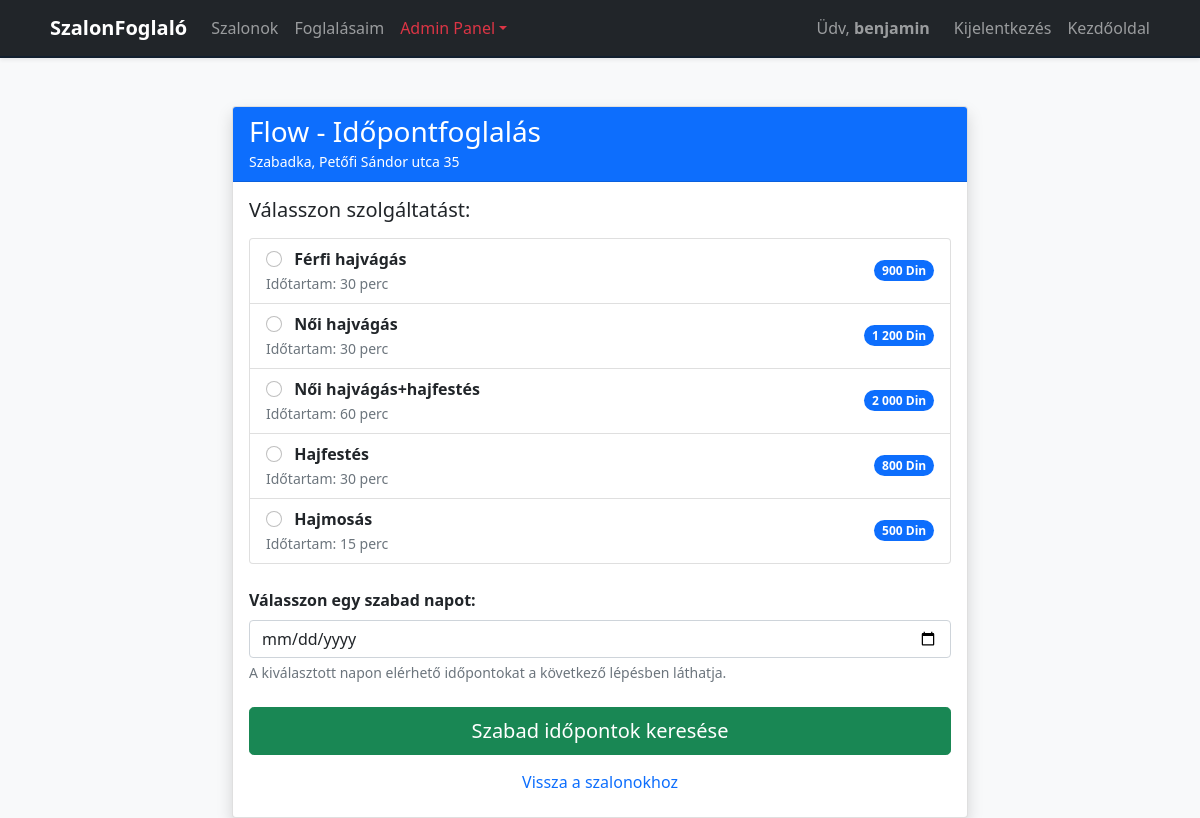
The app's page /foglalas.php?salon_id=3 (signed in) with its own data.
### tables this page shows
CREATE TABLE `salons` (
  `salon_id` int NOT NULL,
  `owner_id` int NOT NULL,
  `name` varchar(255) NOT NULL,
  `address` varchar(255) NOT NULL,
  `city` varchar(255) NOT NULL,
  `phone` varchar(100) DEFAULT NULL,
  `active` tinyint(1) DEFAULT '1',
  `image_url` varchar(255) DEFAULT 'default_salon.jpg'
);

CREATE TABLE `services` (
  `service_id` int NOT NULL,
  `salon_id` int NOT NULL,
  `name` varchar(255) NOT NULL,
  `price` int NOT NULL,
  `duration` int NOT NULL
);

### foglalas.php (the view, shortened to what this page needs)
<?php
require_once "config.php";
$salon_id = $_GET['salon_id'];
$stmt = $pdo->prepare("SELECT name, city, address FROM salons WHERE salon_id = ?");
$stmt->execute([$salon_id]);
$salon = $stmt->fetch();
$stmt = $pdo->prepare("SELECT service_id, name, price, duration FROM services WHERE salon_id = ?");
$stmt->execute([$salon_id]);
$services = $stmt->fetchAll();
?>
<!doctype html>
<html lang="hu">
<head>
    <link href="https://cdn.jsdelivr.net/npm/bootstrap@5.0.2/dist/css/bootstrap.min.css" rel="stylesheet">
    <link rel="stylesheet" href="style.css">
</head>
<body class="bg-light">
<?php include 'navbar.php'; ?>
<div class="container mt-5">
    <div class="row justify-content-center">
        <div class="col-md-8">
            <div class="card shadow">
                <div class="card-header bg-primary text-white">
                    <h3 class="mb-0 text-white"><?php echo htmlspecialchars($salon['name']); ?> - Időpontfoglalás</h3>
                    <small><?php echo htmlspecialchars($salon['city'] . ", " . $salon['address']); ?></small>
                </div>
                <div class="card-body">
                    <form action="idopont_valasztas.php" method="GET">
                        <h5 class="mb-3">Válasszon szolgáltatást:</h5>
                        <div class="list-group mb-4">
                            <?php foreach ($services as $s): ?>
                                <label class="list-group-item d-flex justify-content-between align-items-center">
                                    <div>
                                        <input class="form-check-input me-2" type="radio" name="service_id" value="<?php echo $s['service_id']; ?>" required>
                                        <strong><?php echo htmlspecialchars($s['name']); ?></strong>
                                        <br><small class="text-muted">Időtartam: <?php echo $s['duration']; ?> perc</small>
                                    </div>
                                    <span class="badge bg-primary rounded-pill">
                                        <?php echo number_format($s['price'], 0, ',', ' '); ?> Din
                                    </span>
                                </label>
                            <?php endforeach; ?>
                        </div>
                        <div class="mb-4">
                            <label for="date" class="form-label fw-bold">Válasszon egy szabad napot:</label>
                            <input type="date" name="date" id="date" class="form-control"
                                   min="<?php echo date('Y-m-d'); ?>" required>
                            <div id="info-text" class="form-text">
                                A kiválasztott napon elérhető időpontokat a következő lépésben láthatja.
                            </div>
                        </div>
                        <button type="submit" id="submitBtn" class="btn btn-success btn-lg w-100">Szabad időpontok keresése</button>
                        <a href="szalonok.php" class="btn btn-link w-100 mt-2 text-decoration-none">Vissza a szalonokhoz</a>
                    </form>
                </div>
            </div>
        </div>
    </div>
</div>
</body>
</html>

### style.css (style rules this page uses)
body { background-color: #475763; }
h3, p { color: #121F2E; }

### records on screen
salons: name "Flow", city+address "Szabadka, Petőfi Sándor utca 35"
services: name "Férfi hajvágás", duration "30", price "900"
services: name "Női hajvágás", duration "30", price "1 200"
services: name "Női hajvágás+hajfestés", duration "60", price "2 000"
services: name "Hajfestés", duration "30", price "800"
services: name "Hajmosás", duration "15", price "500"

### other values on screen
$_SESSION['username'] "benjamin"
